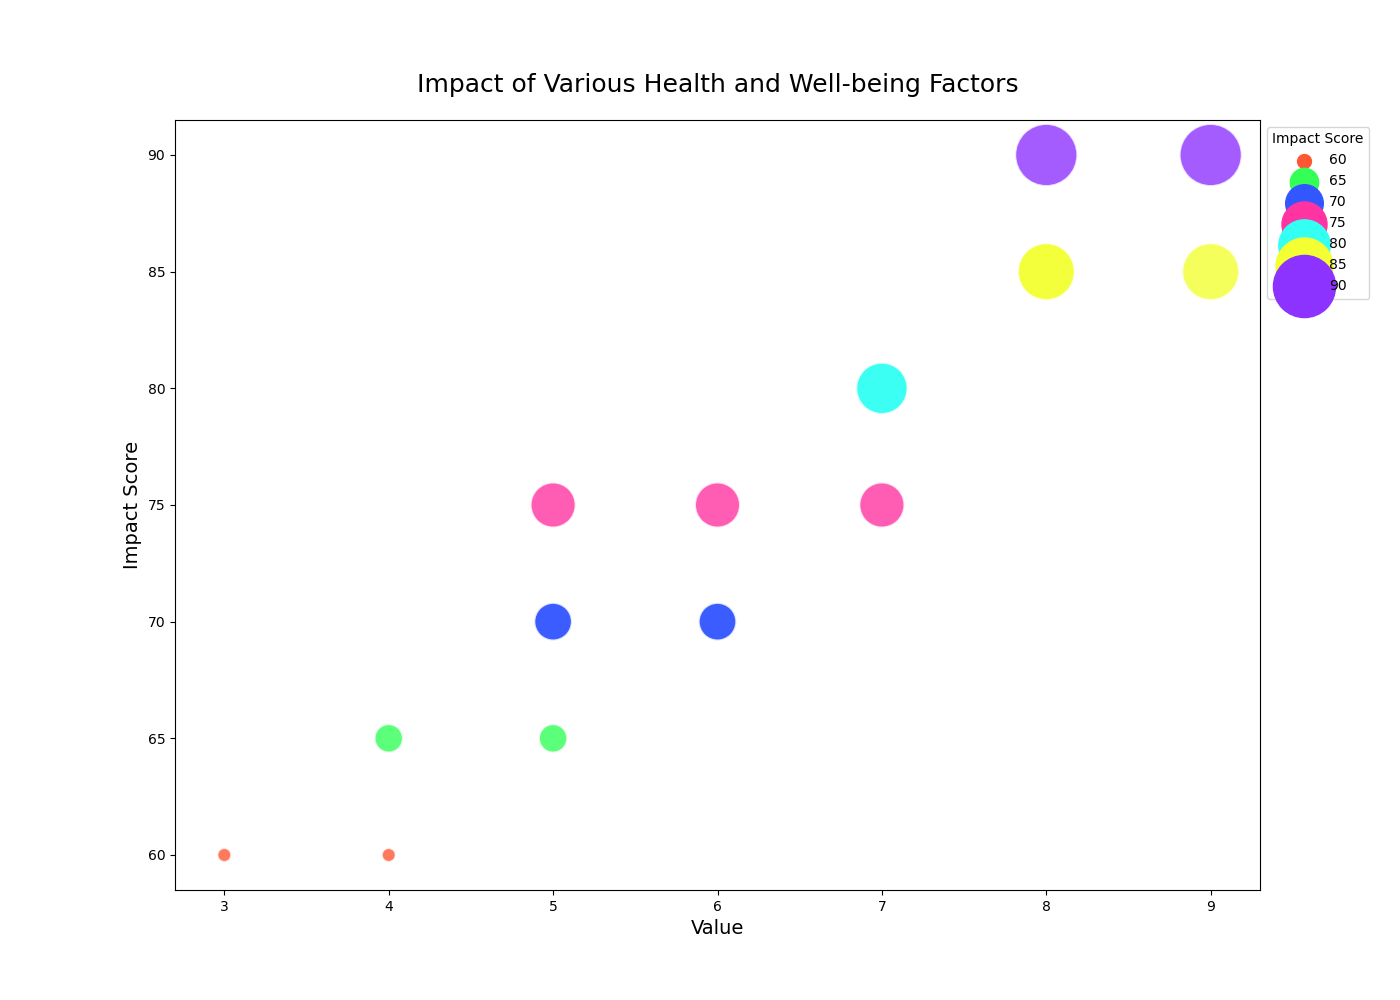

The Python source for this figure:

import pandas as pd
import seaborn as sns
import matplotlib.pyplot as plt

data = {
    'Topic': ['Mental Health', 'Mental Health', 'Physical Health', 'Physical Health', 'Emotional Health', 'Emotional Health', 'Financial Health', 
              'Financial Health', 'Career Health', 'Career Health', 'Environmental Health', 'Environmental Health', 'Community Health', 
              'Community Health', 'Global Health', 'Global Health', 'Technological Health', 'Technological Health'],
    'Category': ['Stress Management', 'Therapy Usage', 'Exercise Frequency', 'Nutrition Quality', 'Social Connections', 'Sleep Quality', 
                 'Savings Rate', 'Debt Levels', 'Job Satisfaction', 'Work-Life Balance', 'Pollution Levels', 'Conservation Efforts', 
                 'Volunteerism', 'Crime Rates', 'Epidemic Preparedness', 'Vaccination Rates', 'Internet Access', 'Data Privacy'],
    'Value': [7, 5, 8, 6, 9, 7, 6, 4, 8, 7, 3, 6, 5, 4, 5, 8, 9, 5],
    'Impact Score': [80, 70, 90, 75, 85, 80, 70, 65, 85, 75, 60, 70, 65, 60, 75, 85, 90, 70]
}

df = pd.DataFrame(data)

plt.figure(figsize=(14, 10))
bubble_chart = sns.scatterplot(
    data=df,
    x="Value",
    y="Impact Score",
    size="Impact Score",
    sizes=(100, 2000),
    hue="Impact Score",
    palette=["#FF5733", "#33FF57", "#3357FF", "#FF33A1", "#33FFF3", "#F3FF33", "#8D33FF", "#FF8D33", "#33FF8D", "#8D33FF", "#FF5733", "#33FF57", "#3357FF", "#FF33A1", "#33FFF3", "#F3FF33", "#8D33FF", "#FF8D33"],
    alpha=0.8,
    legend='full'
)

bubble_chart.set_title("Impact of Various Health and Well-being Factors", fontsize=18, pad=20)
bubble_chart.set_xlabel("Value", fontsize=14)
bubble_chart.set_ylabel("Impact Score", fontsize=14)
bubble_chart.legend(loc='upper left', bbox_to_anchor=(1, 1), title="Impact Score")

plt.show()
